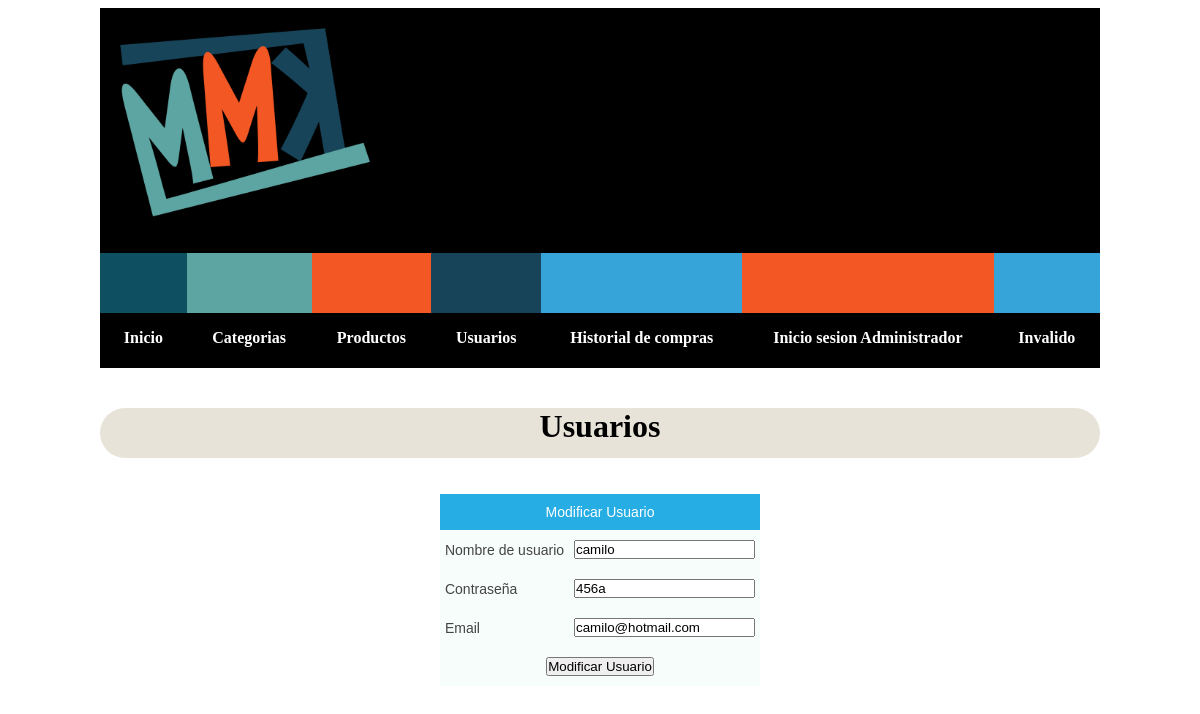
The page /Admin/modificarUsuario.php?id=2 on the database its author committed.
### tables this page shows
CREATE TABLE IF NOT EXISTS `usuarios` (
`idusuario` int(11) NOT NULL,
  `nombreUsu` varchar(45) NOT NULL,
  `contrasena` varchar(45) NOT NULL,
  `email` varchar(45) NOT NULL
);

### Admin/modificarUsuario.php (the view, shortened to what this page needs)
<?php include '../conexion.php';
        $mysql = new conexion();
        $mysqli=$mysql->conctar();
        $id=$_GET['id'];
        $sql ="SELECT * FROM usuarios where idusuario=$id ";
        $consulta= $mysqli->query($sql);
        $campos=  mysqli_fetch_object($consulta);
?>
<!DOCTYPE html>
<html lang="es">
    <head>
        <link rel="stylesheet" href="css/estiloAgregarUsuario.css">
    </head>
    <header>
        <?php include'header.php'?>
    </header>
    <body>
        <h1>Usuarios</h1>
        <br>
        <br>
        <form action="" method="POST" enctype="multipart/form-data">
        <table class="tg">
            <tr>
                <th class="tg-s6z2" colspan="2">Modificar Usuario</th>
            </tr>
            <tr>
                <td class="tg-031e">Nombre de usuario</td>
                <td class="tg-031e"><input type="text" name="nomU" required value="<?php echo $campos->nombreUsu;?>"></td>
            </tr>
            <tr>
                <td class="tg-031e">Contraseña</td>
                <td class="tg-031e"><input type="text" name="cont" required value="<?php echo $campos->contrasena;?>"></td>
            </tr>
            <tr>
                <td class="tg-031e">Email</td>
                <td class="tg-031e"><input type="email" name="ema" required value="<?php echo $campos->email;?>"></td>
            </tr>
            <tr>
                <td class="tg-s6z2" colspan="2"><input type="submit" name="op" value="Modificar Usuario"></td>
            </tr>
        </table>
 </body>
</html>

### Admin/css/estiloAgregarUsuario.css (style rules this page uses)
.tg { border-collapse:collapse;border-spacing:0;border-color:#999;border:none; margin: 0 auto; }
.tg td { font-family:Arial, sans-serif;font-size:14px;padding:10px 5px;border-style:solid;border-width:0px;overflow:hidden;word-break:normal;border-color:#999;color:#444;background-color:#F7FDFA; }
.tg th { font-family:Arial, sans-serif;font-size:14px;font-weight:normal;padding:10px 5px;border-style:solid;border-width:0px;overflow:hidden;word-break:normal;border-color:#999;color:#fff;background-color:#26ADE4; }
.tg .tg-s6z2 { text-align:center }
h1 { text-align: CENTER; font-family: fantasy; border-radius: 29px 29px 29px 29px; -moz-border-radius: 29px 29px 29px 29px; -webkit-border-radius: 29px 29px 29px 29px; border: 0px solid #000000; background:#e8e3d8; width: 1000px; height: 50px; margin: 0 auto; }
table { margin: 0 auto; }

### css/style.css (style rules this page uses)
* { padding:0; }

### rows shown on the page
usuarios: nomU "camilo", cont "456a", ema "camilo@hotmail.com"
